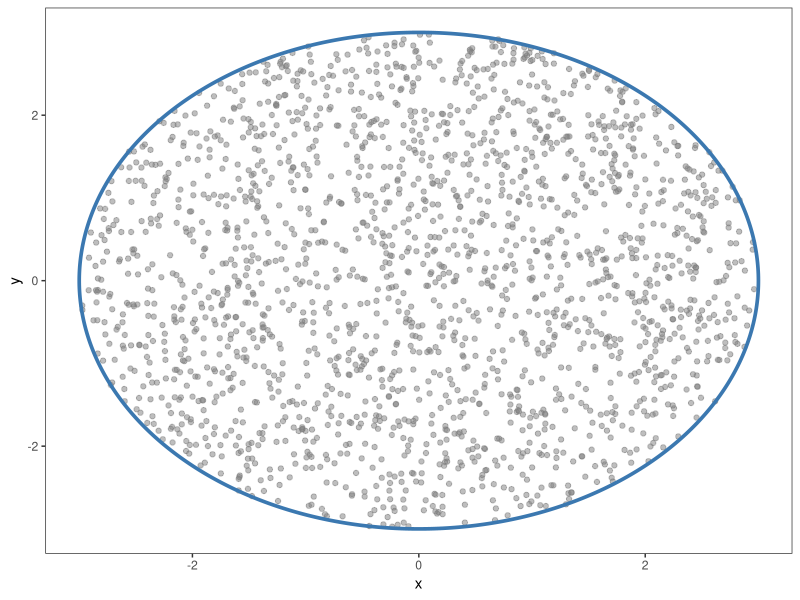

This figure's R source:
## ---- chunk 1
#| fig-width: 6
#| fig-height: 6
#| fig-align: center
library(ggplot2)

# Cantidad de puntos
n <- 2000

# Radio del circulo
radio <- 3

# Muestrear ángulos
theta <- runif(n, 0, 2 * pi)

# Muestrear distancia al origen
r <- radio * sqrt(runif(n, 0, 1))

# Convertir coordenadas al plano cartesiano
x <- r * cos(theta)
y <- r * sin(theta)

# Graficar
centro <- c(0, 0)
angulos <- seq(0, 2 * pi, length.out = 512)
x_circulo <- centro[1] + radio * cos(angulos)
y_circulo <- centro[2] + radio * sin(angulos)

data.frame(x = x, y = y) |>
    ggplot() +
    geom_point(aes(x = x, y = y), alpha = 0.5, color = "grey50") +
    geom_path(
        aes(x = x, y = y),
        linewidth = 1.25,
        color = "#3b78b0",
        data = data.frame(x = x_circulo, y = y_circulo)
    ) +
    theme_bw() +
    theme(
        panel.grid.major = element_blank(),
        panel.grid.minor = element_blank(),
    )
